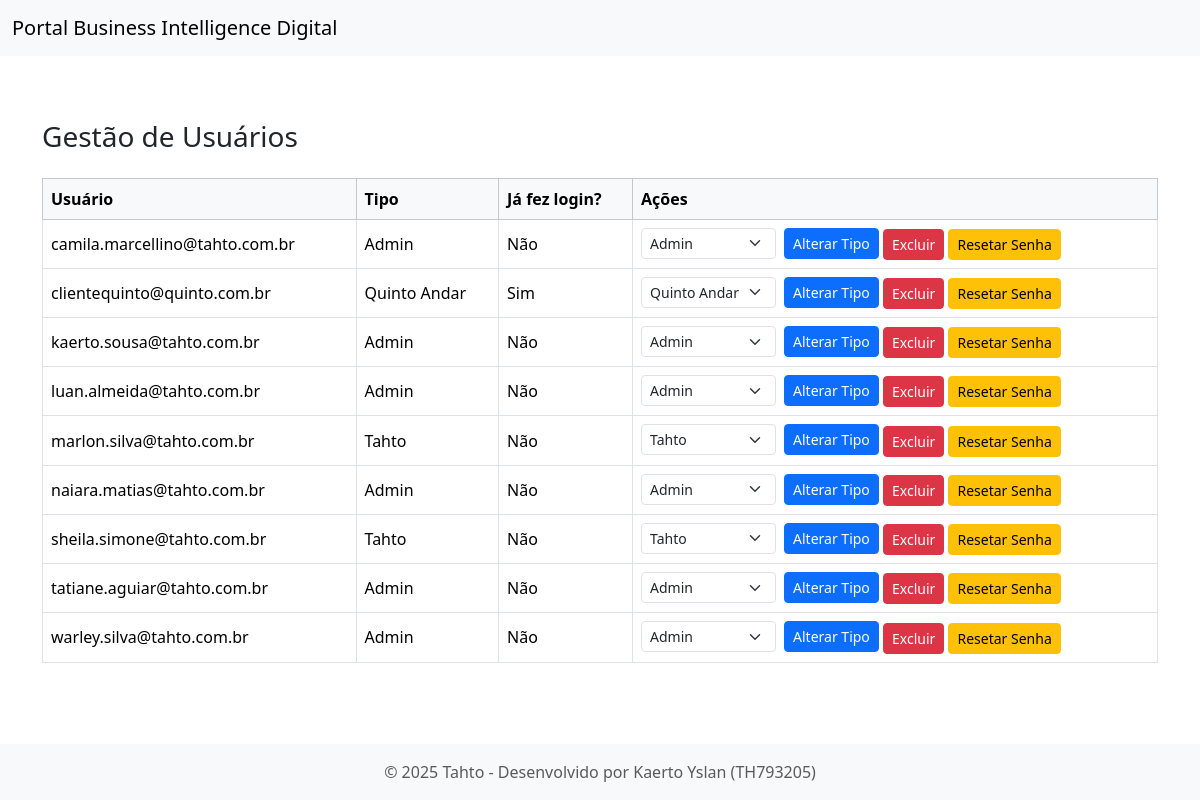
Page /gestao_usuarios on the committed database.
### tables this page shows
CREATE TABLE users (
	id INTEGER PRIMARY KEY AUTOINCREMENT,
	username TEXT NOT NULL,
	password_hash TEXT NOT NULL,
	tipo INTEGER
, first_login INTEGER DEFAULT 1);

CREATE TABLE tipo_usuario (
	classe TEXT NOT NULL
, tipo INTEGER);

### views.py (the view)
@app.route("/gestao_usuarios")
def gestao_usuarios():
    conn = get_db_connection()
    usuarios = conn.execute("""
        SELECT a.id, a.username, a.tipo, b.classe AS tipo_nome,
               CASE WHEN a.first_login = 1 THEN 'Não' ELSE 'Sim' END AS ja_fez_login
        FROM users a
        LEFT JOIN tipo_usuario b ON a.tipo = b.tipo
        where a.username <> 'admin'
        order by "username"
    """).fetchall()
    conn.close()
    conn = get_db_connection()
    tipos = conn.execute("SELECT tipo, classe FROM tipo_usuario").fetchall()
    conn.close()
    usuarios = [dict(u) for u in usuarios]
    tipos = [(t['tipo'], t['classe']) for t in tipos]
    return render_template("gestao_usuarios.html", usuarios=usuarios, tipos=tipos)

### main.py (called while the page is built)
def get_db_connection():
    conn = sqlite3.connect(DB_PATH)
    conn.row_factory = sqlite3.Row
    return conn

### views.py (called while the page is built)
@app.before_request
def force_first_login():
    if current_user.is_authenticated:
        endpoint = request.endpoint or ""
        if current_user.first_login == 1 and endpoint not in (
            "logout", "login", "change_password_first_time", "static"
        ):
            return redirect(url_for("change_password_first_time"))

### templates/gestao_usuarios.html (shortened to what this page needs)
{% extends "base_admin.html" %}
{% block content %}
<div class="container mt-5">
    <h3 class="mb-4">Gestão de Usuários</h3>
    <table class="table table-bordered table-hover align-middle">
        <thead class="table-light">
            <tr>
                <th>Usuário</th>
                <th>Tipo</th>
                <th>Já fez login?</th>
                <th>Ações</th>
            </tr>
        </thead>
        <tbody>
            {% if usuarios %}
                {% for user in usuarios %}
                <tr>
                    <td>{{ user.username }}</td>
                    <td>{{ user.tipo_nome }}</td>
                    <td>{{ user.ja_fez_login }}</td>
                    <td>
                        <form method="post" action="{{ url_for('alterar_tipo', user_id=user.id) }}" class="d-inline-flex align-items-center">
                            <select name="novo_tipo" class="form-select form-select-sm me-2" style="width: auto;" required>
                                {% for tipo, classe in tipos %}
                                    <option value="{{ tipo }}" {% if tipo == user.tipo %}selected{% endif %}>{{ classe }}</option>
                                {% endfor %}
                            </select>
                            <button type="submit" class="btn btn-primary btn-sm">Alterar Tipo</button>
                        </form>
                        <form method="post" action="{{ url_for('excluir_usuario', user_id=user.id) }}" class="d-inline mb-1">
                            <button type="submit" class="btn btn-danger btn-sm" onclick="return confirm('Tem certeza que deseja excluir este usuário?');">Excluir</button>
                        </form>
                        <form method="post" action="{{ url_for('resetar_senha', user_id=user.id) }}" class="d-inline">
                            <button type="submit" class="btn btn-warning btn-sm">Resetar Senha</button>
                        </form>
                    </td>
                </tr>
                {% endfor %}
            {% else %}
                <tr>
                    <td colspan="4" class="text-center">Nenhum usuário carregado</td>
                </tr>
            {% endif %}
        </tbody>
    </table>
</div>
{% endblock %}

### templates/base_admin.html (style rules this page uses)
html, body { height: 100%; margin: 0; padding: 0; }
body { display: flex; flex-direction: column; }

### rows in the picture
users: username "camila.marcellino@tahto.com.br", tipo_nome "Admin", ja_fez_login "Não", novo_tipo "Admin"
users: username "clientequinto@quinto.com.br", tipo_nome "Quinto Andar", ja_fez_login "Sim", novo_tipo "Quinto Andar"
users: username "kaerto.sousa@tahto.com.br", tipo_nome "Admin", ja_fez_login "Não", novo_tipo "Admin"
users: username "luan.almeida@tahto.com.br", tipo_nome "Admin", ja_fez_login "Não", novo_tipo "Admin"
users: username "marlon.silva@tahto.com.br", tipo_nome "Tahto", ja_fez_login "Não", novo_tipo "Tahto"
users: username "naiara.matias@tahto.com.br", tipo_nome "Admin", ja_fez_login "Não", novo_tipo "Admin"
users: username "sheila.simone@tahto.com.br", tipo_nome "Tahto", ja_fez_login "Não", novo_tipo "Tahto"
users: username "tatiane.aguiar@tahto.com.br", tipo_nome "Admin", ja_fez_login "Não", novo_tipo "Admin"
users: username "warley.silva@tahto.com.br", tipo_nome "Admin", ja_fez_login "Não", novo_tipo "Admin"
